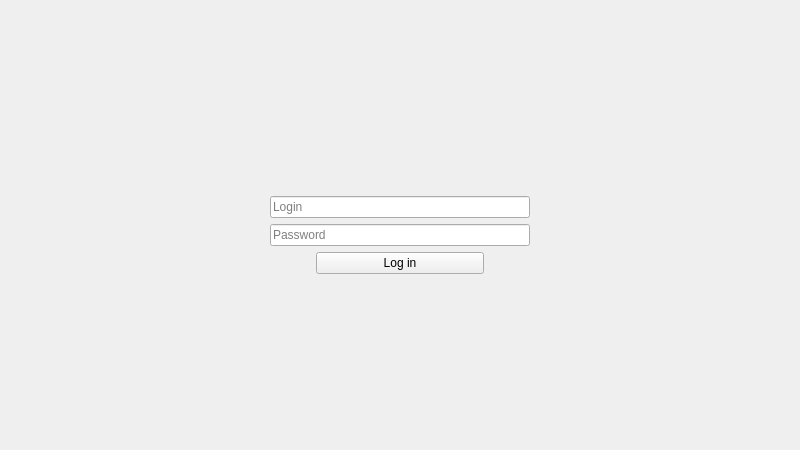
<?xml version="1.0" encoding="UTF-8"?>
<ui version="4.0">
 <class>Login</class>
 <widget class="QWidget" name="Login">
  <property name="geometry">
   <rect>
    <x>0</x>
    <y>0</y>
    <width>800</width>
    <height>450</height>
   </rect>
  </property>
  <property name="windowTitle">
   <string>Login</string>
  </property>
  <layout class="QGridLayout" name="gridLayout_2">
   <item row="2" column="1">
    <spacer name="verticalSpacer_2">
     <property name="orientation">
      <enum>Qt::Vertical</enum>
     </property>
     <property name="sizeHint" stdset="0">
      <size>
       <width>20</width>
       <height>40</height>
      </size>
     </property>
    </spacer>
   </item>
   <item row="1" column="2">
    <spacer name="horizontalSpacer_4">
     <property name="orientation">
      <enum>Qt::Horizontal</enum>
     </property>
     <property name="sizeHint" stdset="0">
      <size>
       <width>40</width>
       <height>20</height>
      </size>
     </property>
    </spacer>
   </item>
   <item row="1" column="1">
    <layout class="QGridLayout" name="gridLayout">
     <item row="3" column="2">
      <spacer name="horizontalSpacer_2">
       <property name="orientation">
        <enum>Qt::Horizontal</enum>
       </property>
       <property name="sizeHint" stdset="0">
        <size>
         <width>40</width>
         <height>20</height>
        </size>
       </property>
      </spacer>
     </item>
     <item row="3" column="1">
      <widget class="QPushButton" name="loginButton">
       <property name="sizePolicy">
        <sizepolicy hsizetype="Minimum" vsizetype="Fixed">
         <horstretch>100</horstretch>
         <verstretch>0</verstretch>
        </sizepolicy>
       </property>
       <property name="focusPolicy">
        <enum>Qt::StrongFocus</enum>
       </property>
       <property name="text">
        <string>Log in</string>
       </property>
      </widget>
     </item>
     <item row="2" column="0" colspan="3">
      <widget class="QLineEdit" name="passline">
       <property name="focusPolicy">
        <enum>Qt::StrongFocus</enum>
       </property>
       <property name="text">
        <string/>
       </property>
       <property name="echoMode">
        <enum>QLineEdit::Password</enum>
       </property>
       <property name="placeholderText">
        <string>Password</string>
       </property>
      </widget>
     </item>
     <item row="1" column="0" colspan="3">
      <widget class="QLineEdit" name="loginline">
       <property name="sizePolicy">
        <sizepolicy hsizetype="Expanding" vsizetype="Fixed">
         <horstretch>0</horstretch>
         <verstretch>0</verstretch>
        </sizepolicy>
       </property>
       <property name="focusPolicy">
        <enum>Qt::StrongFocus</enum>
       </property>
       <property name="text">
        <string/>
       </property>
       <property name="placeholderText">
        <string>Login</string>
       </property>
      </widget>
     </item>
     <item row="3" column="0">
      <spacer name="horizontalSpacer">
       <property name="orientation">
        <enum>Qt::Horizontal</enum>
       </property>
       <property name="sizeHint" stdset="0">
        <size>
         <width>40</width>
         <height>20</height>
        </size>
       </property>
      </spacer>
     </item>
     <item row="0" column="0" colspan="3">
      <widget class="QLabel" name="invalidPassword">
       <property name="text">
        <string/>
       </property>
      </widget>
     </item>
    </layout>
   </item>
   <item row="1" column="0">
    <spacer name="horizontalSpacer_3">
     <property name="orientation">
      <enum>Qt::Horizontal</enum>
     </property>
     <property name="sizeHint" stdset="0">
      <size>
       <width>40</width>
       <height>20</height>
      </size>
     </property>
    </spacer>
   </item>
   <item row="0" column="1">
    <spacer name="verticalSpacer">
     <property name="orientation">
      <enum>Qt::Vertical</enum>
     </property>
     <property name="sizeHint" stdset="0">
      <size>
       <width>20</width>
       <height>40</height>
      </size>
     </property>
    </spacer>
   </item>
  </layout>
 </widget>
 <tabstops>
  <tabstop>loginline</tabstop>
  <tabstop>passline</tabstop>
  <tabstop>loginButton</tabstop>
 </tabstops>
 <resources/>
 <connections/>
</ui>
